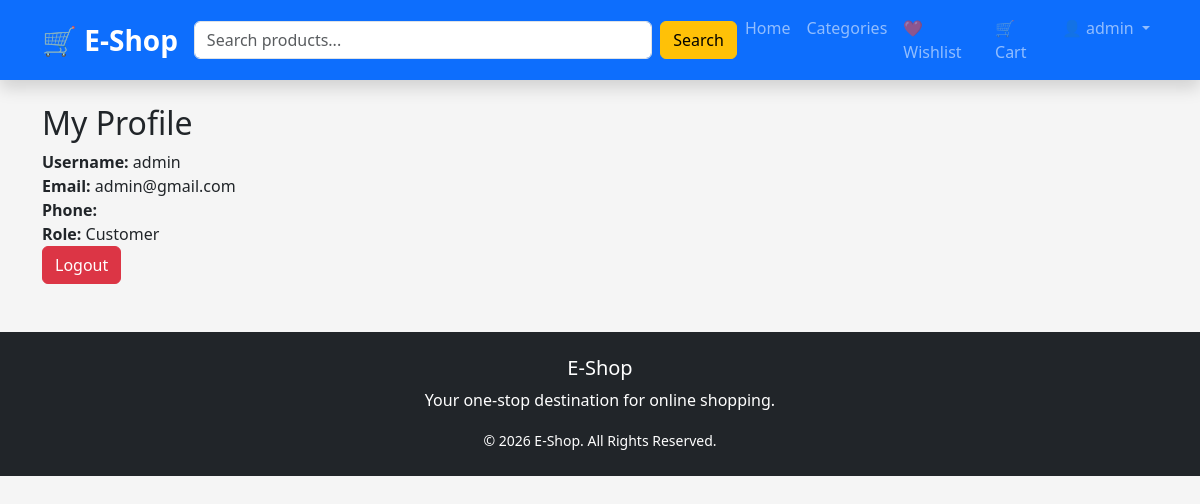
The page /accounts/profile/ (signed in) on the database its author committed.
### accounts/models.py (models this page shows, shortened)
class User(AbstractUser):
    CUSTOMER = "customer"
    SELLER = "seller"
    ROLE_CHOICES = [
        (CUSTOMER, "Customer"),
        (SELLER, "Seller"),
    ]
    phone = models.CharField(max_length=15, blank=True)
    role = models.CharField(
        max_length=10,
        choices=ROLE_CHOICES,
        default=CUSTOMER
    )
    shop_name = models.CharField(
        max_length=100,
        blank=True,
        null=True
    )

### accounts/views.py (the view)
# urls.py: path("profile/", views.profile, name="profile"),
@login_required
def profile(request):
    return render(request, "accounts/profile.html")

### accounts/templates/accounts/profile.html (shortened to what this page needs)
{% extends "base.html" %}
{% block content %}
<h2>My Profile</h2>
<div class="profile-card">
    <div class="profile-row">
        <strong>Username:</strong>
        <span>{{ request.user.username }}</span>
    </div>
    <div class="profile-row">
        <strong>Email:</strong>
        <span>{{ request.user.email }}</span>
    </div>
    <div class="profile-row">
        <strong>Phone:</strong>
    </div>
    <div class="profile-row">
        <strong>Role:</strong>
        <span>{{ request.user.role|title }}</span>
    </div>
    <div class="button-group">
        <a href="{% url 'logout' %}" class="btn btn-danger">
            Logout
        </a>
    </div>
</div>
{% endblock %}

### templates/base.html (shortened to what this page needs)
{% load static %}
<!doctype html>
<html lang="en">
  <head>
    <link
      href="https://cdn.jsdelivr.net/npm/bootstrap@5.3.7/dist/css/bootstrap.min.css"
      rel="stylesheet"
    />
    <link rel="stylesheet" href="{% static 'css/style.css' %}" />
  </head>
  <body>
    <nav class="navbar navbar-expand-lg navbar-dark bg-primary shadow">
      <div class="container">
        <a class="navbar-brand fw-bold fs-3" href="{% url 'product_list' %}">
          🛒 E-Shop
        </a>
        <form
          class="d-flex mx-auto w-50"
          method="GET"
          action="{% url 'product_list' %}"
        >
          <input
            class="form-control"
            type="search"
            name="q"
            placeholder="Search products..."
            value="{{ request.GET.q }}"
          />
          <button class="btn btn-warning ms-2" type="submit">Search</button>
        </form>
        <ul class="navbar-nav">
          <li class="nav-item">
            <a class="nav-link" href="{% url 'product_list' %}"> Home </a>
          </li>
          <li class="nav-item">
            <a class="nav-link" href="#"> Categories </a>
          </li>
          <li class="nav-item">
            <a class="nav-link" href="#"> ❤️ Wishlist </a>
          </li>
          <li class="nav-item">
            <a class="nav-link" href="#"> 🛒 Cart </a>
          </li>
          <li class="nav-item dropdown">
            <a
              class="nav-link dropdown-toggle"
              href="#"
              data-bs-toggle="dropdown"
            >
              👤 {{request.user.username}}
            </a>
          </li>
        </ul>
      </div>
    </nav>
    <div class="container mt-4">
       {% block content %} {% endblock %}
    </div>
    <footer class="bg-dark text-white mt-5 py-4">
      <div class="container text-center">
        <h5>E-Shop</h5>
        <p>Your one-stop destination for online shopping.</p>
        <small> © 2026 E-Shop. All Rights Reserved. </small>
      </div>
    </footer>
  </body>
</html>

### static/css/style.css (style rules this page uses)
body { background: #f5f5f5; }
.navbar-brand { font-size:28px; }

### rows shown on the page
User: user.username "admin", user.email "admin@gmail.com", user.role "Customer"
